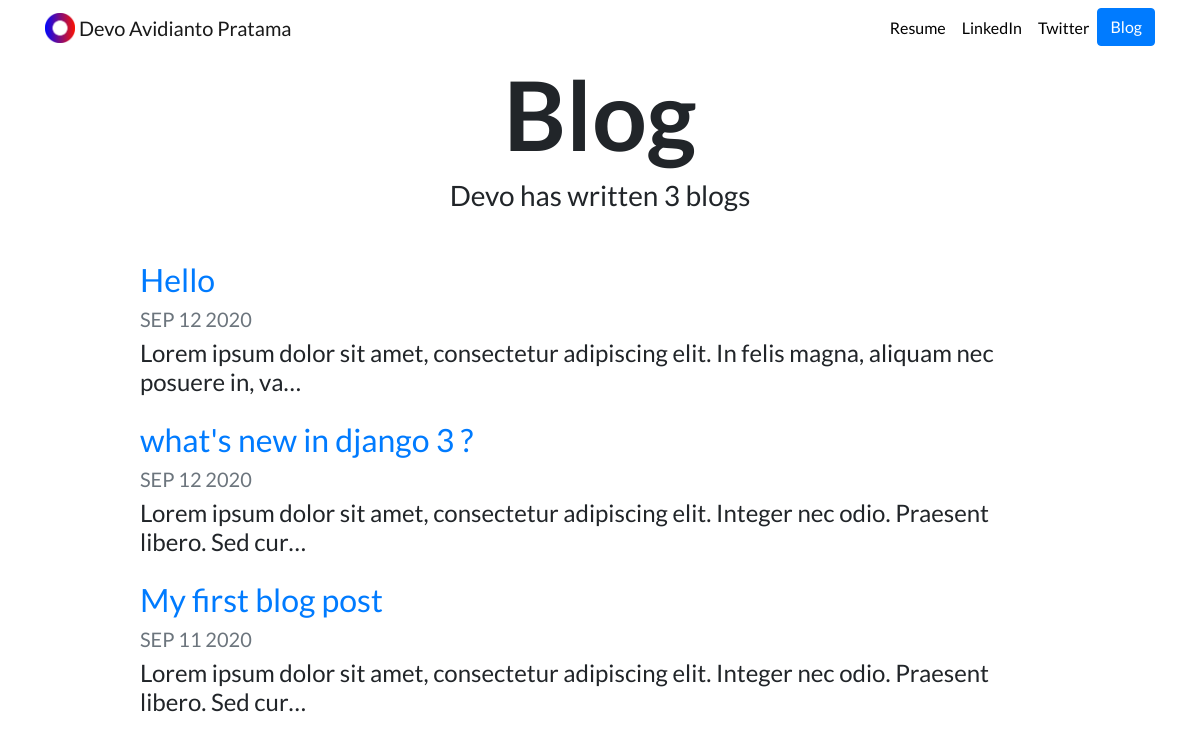
Screenshot of /blog/ with the database file from the repository.
### blog/models.py (models this page shows, shortened)
class Blog(models.Model):
    title = models.CharField(max_length=200)
    description = models.TextField()
    date = models.DateField()

### blog/views.py (the view)
# urls.py: path('',views.all_blogs, name='all_blogs'),
def all_blogs(request):
    blogs = Blog.objects.order_by('-date')
    return render(request, 'blog/all_blogs.html', {'blogs' : blogs})

### blog/templates/blog/all_blogs.html
{% extends "portfolio/base.html" %}
{% load static %}
{% block content %}
<h1 id="blogtitle" class="font-weight-bold text-center">Blog</h1>
<h3 class="text-center mb-5">Devo  has written {{ blogs.count }} blog{{ blogs.count|pluralize }}</h3>
{% for blog in blogs %}
<div class="row justify-content-center my-3">
  <div class="col-md-10">
    <a href="{% url 'blog:detail' blog.id %}">
      <h2>{{ blog.title }}</h2>
    </a>
    <h5 class="text-muted">{{ blog.date|date:'M d Y'|upper }}</h5>
    <h4>{{ blog.description|striptags|truncatechars:100 }}</h4>
  </div>
</div>
{% endfor %}
{% endblock %}

### portfolio/static/portfolio/custom.css (style rules this page uses)
body { font-family: 'Lato', sans-serif; }
#blogtitle { font-size: 6rem; }

### rows the page displays
Blog: title "Hello", date "SEP 12 2020", description "Lorem ipsum dolor sit amet, consectetur adipiscing elit. In felis magna, aliquam nec posuere in, va…"
Blog: title "what's new in django 3 ?", date "SEP 12 2020", description "Lorem ipsum dolor sit amet, consectetur adipiscing elit. Integer nec odio. Praesent libero. Sed cur…"
Blog: title "My first blog post", date "SEP 11 2020", description "Lorem ipsum dolor sit amet, consectetur adipiscing elit. Integer nec odio. Praesent libero. Sed cur…"

### other values shown
{{ blogs.count }} "3"
